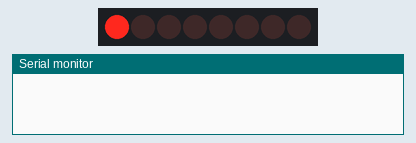
A sketch run on a simulated Arduino Uno, built with avr-gcc and run on an emulated ATmega328P. Shown: 8 shift-register outputs drawn as a row of LEDs (first output left, lit = HIGH), the last lines printed to the serial monitor. Wiring (inferred from the names in the program): shift register (74HC595): data pin 12; shift clock pin 9; latch pin 11. Wiring (inferred from the signals the program sends): row of LEDs: on Q0, Q1, Q2, Q3, Q4, Q5, Q6, Q7.

Above: at 0.2 s.
At 1.2 s:
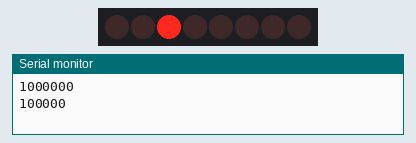
At 1.7 s:
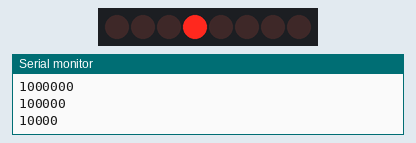
At 2.2 s:
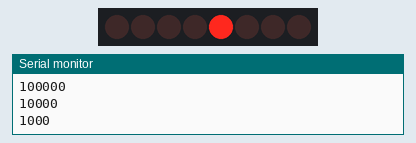
At 3.2 s:
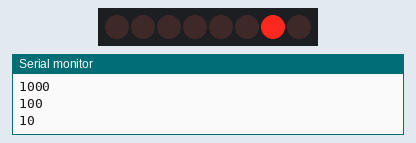
At 4.7 s:
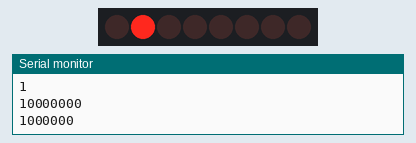
Timing chart, 0 to 5.2 s (numbered marks = the images above):
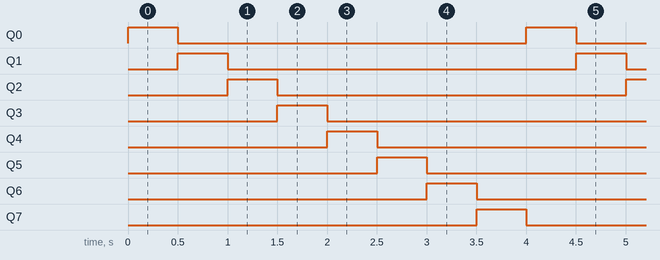

The sketch:

Lesson45.ino
```cpp
// Lesson 45: Circular Shift Right and Circular Shift Left

int dataPin = 12;
int latchPin = 11;
int clockPin = 9;
int dt = 500;

byte LEDsR = 0b10000000;
byte LEDsL = 0b00000001;

void setup() {
  // put your setup code here, to run once:
  Serial.begin(9600);
  pinMode(latchPin, OUTPUT);
  pinMode(dataPin, OUTPUT);
  pinMode(clockPin, OUTPUT);
}

void loop() {
  // Shifting right
  // LEDsR = LEDsR*128 + (LEDsR/2)
  digitalWrite(latchPin, LOW);
  shiftOut(dataPin, clockPin, LSBFIRST, LEDsR);
  digitalWrite(latchPin, HIGH);
  delay(dt);
  LEDsR = LEDsR*128 + (LEDsR/2);
  Serial.println(LEDsR, BIN);

//  // Shifting left
//  // LEDsL = LEDsL*128 + (LEDsL/2)
//  digitalWrite(latchPin, LOW);
//  shiftOut(dataPin, clockPin, LSBFIRST, LEDsL);
//  digitalWrite(latchPin, HIGH);
//  delay(dt);
//  LEDsL = LEDsL/128 + (LEDsL*2);
//  Serial.println(LEDsL, BIN);
}
```

Measured:
- by itself, Q0–7: alternates HIGH for 0.50 s and LOW for 3.5 s
- by itself, everything shown: repeats every 4.0 s, in 8 steps
